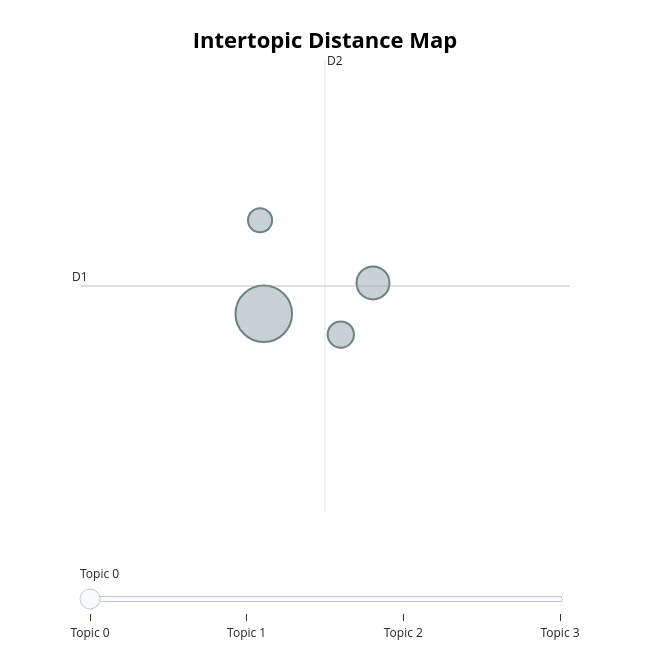

Notebook source saved alongside this figure:
### Code cell
topic_model.visualize_topics()

### Figure 1 — Plotly figure (JSON) as saved in the notebook; plotly's stock layout.template omitted (floating-point values rounded to 4 significant figures)
{"data": [{"customdata": [[0, "vercel | js | new | next | author", 379], [1, "thanks | sharing | this | thank | amazing", 129], [2, "us | journey | learning | we | keep", 82], [3, "on | space | october | earth | the", 69]], "hovertemplate": "<b>Topic %{customdata[0]}</b><br>Words: %{customdata[1]}<br>Size: %{customdata[2]}", "legendgroup": "", "marker": {"color": "#B0BEC5", "line": {"color": "DarkSlateGrey", "width": 2}, "size": [379, 129, 82, 69], "sizemode": "area", "sizeref": 0.2369, "symbol": "circle"}, "mode": "markers", "name": "", "orientation": "v", "showlegend": false, "type": "scatter", "x": [12.72, 13.88, 13.54, 12.68], "xaxis": "x", "y": [-18.51, -18.02, -18.85, -17.03], "yaxis": "y"}], "layout": {"annotations": [{"showarrow": false, "text": "D1", "x": 10.78, "y": -18.07, "yshift": 10}, {"showarrow": false, "text": "D2", "x": 13.37, "xshift": 10, "y": -14.47}], "height": 650, "hoverlabel": {"bgcolor": "white", "font": {"family": "Rockwell", "size": 16}}, "legend": {"itemsizing": "constant", "tracegroupgap": 0}, "margin": {"t": 60}, "shapes": [{"line": {"color": "#CFD8DC", "width": 2}, "type": "line", "x0": 13.37, "x1": 13.37, "y0": -21.67, "y1": -14.47}, {"line": {"color": "#9E9E9E", "width": 2}, "type": "line", "x0": 10.78, "x1": 15.96, "y0": -18.07, "y1": -18.07}], "sliders": [{"active": 0, "pad": {"t": 50}, "steps": [{"args": [{"marker.color": [["red", "#B0BEC5", "#B0BEC5", "#B0BEC5"]]}], "label": "Topic 0", "method": "update"}, {"args": [{"marker.color": [["#B0BEC5", "red", "#B0BEC5", "#B0BEC5"]]}], "label": "Topic 1", "method": "update"}, {"args": [{"marker.color": [["#B0BEC5", "#B0BEC5", "red", "#B0BEC5"]]}], "label": "Topic 2", "method": "update"}, {"args": [{"marker.color": [["#B0BEC5", "#B0BEC5", "#B0BEC5", "red"]]}], "label": "Topic 3", "method": "update"}]}], "title": {"font": {"color": "Black", "size": 22}, "text": "<b>Intertopic Distance Map", "x": 0.5, "xanchor": "center", "y": 0.95, "yanchor": "top"}, "width": 650, "xaxis": {"anchor": "y", "domain": [0, 1], "range": [10.78, 15.96], "title": {"text": ""}, "visible": false}, "yaxis": {"anchor": "x", "domain": [0, 1], "range": [-21.67, -14.47], "title": {"text": ""}, "visible": false}}}
